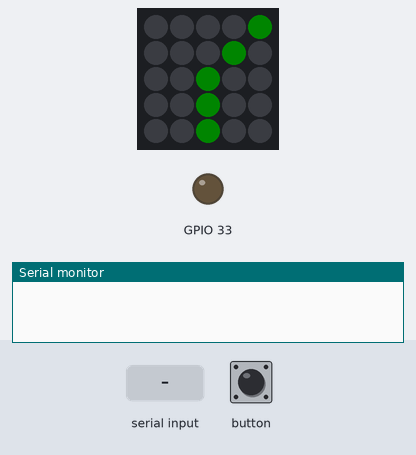
The sketch below on a simulated ESP32. Shown: 5×5 RGB LED matrix (first LED top left, wired row by row), output pins drawn as LEDs (lit = HIGH), the last lines printed to the serial monitor. The inputs (shaded band) are chosen by the test bench. Dim RGB values are drawn brighter than linear.

Above: at 1.2 s.
1.3 s: button pressed for 0.15 s
At 1.7 s:
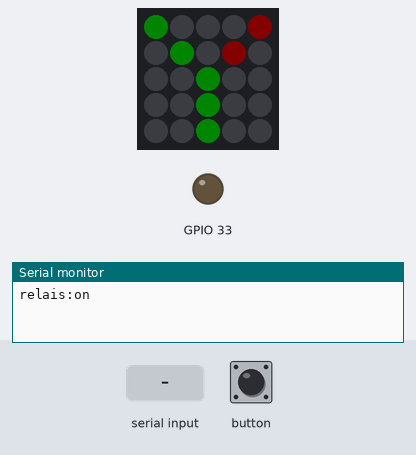
2.9 s: "display:" received over Serial
At 5.1 s:
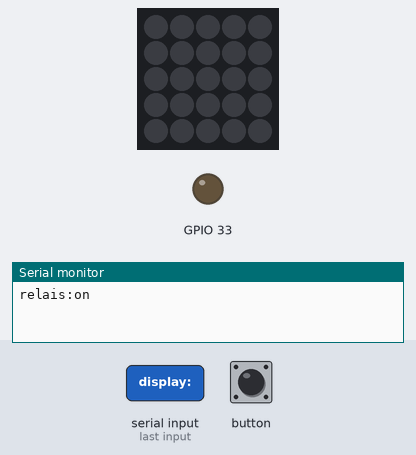
5.4 s: "relais:off" received over Serial
At 7.2 s:
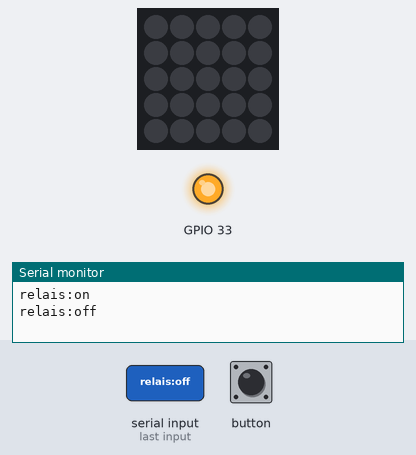
7.9 s: "relais:on" received over Serial
At 9.4 s:
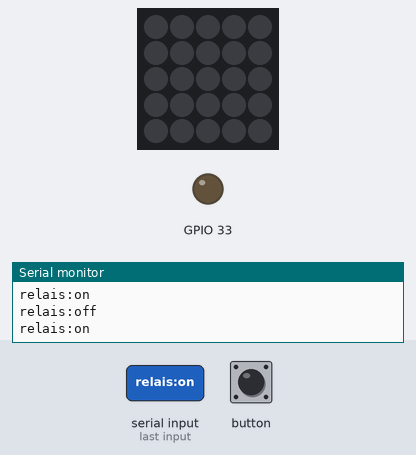
10.4 s: button pressed for 1 s
At 11.9 s:
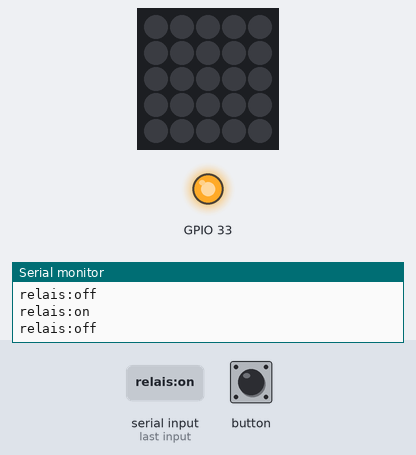
Timing chart, 0 to 13.4 s (numbered marks = the images above; inputs shaded):
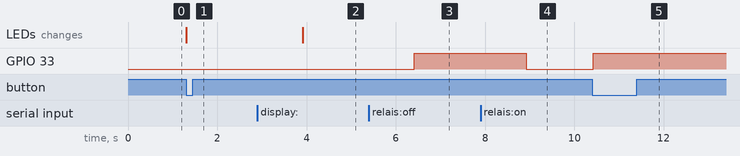

Measured:
- after the input at 1.3 s, the LEDs: change at once (image 1)
- after the input at 2.9 s, the LEDs: change after 1.0 s (image 2)
- after the input at 5.4 s, GPIO 33: LOW → HIGH after 1.0 s
- after the input at 7.9 s, GPIO 33: HIGH → LOW after 1.0 s
- after the input at 10.4 s, GPIO 33: LOW → HIGH at once

The sketch:

RelaisModule.ino
```cpp
#include "M5Atom.h"

#define OFF 1
#define ON 0

bool _state = OFF;
bool _target = OFF;
uint8_t DisBuff[2 + 5 * 5 * 3];
uint8_t _displayBrightness = 50;

void clearBuffer() {
    DisBuff[0] = 0x05;
    DisBuff[1] = 0x05;
    for (int i = 0; i < 25; i++) {
        DisBuff[2 + i * 3 + 0] = 0;
        DisBuff[2 + i * 3 + 1] = 0;
        DisBuff[2 + i * 3 + 2] = 0;
    }
}

void displayClosed() {
    DisBuff[2 + 22 * 3 + 0] = _displayBrightness;
    DisBuff[2 + 17 * 3 + 0] = _displayBrightness;
    DisBuff[2 + 12 * 3 + 0] = _displayBrightness;
    DisBuff[2 +  8 * 3 + 0] = _displayBrightness;
    DisBuff[2 +  4 * 3 + 0] = _displayBrightness;
}

void displayOpen() {
    DisBuff[2 + 22 * 3 + 0] = _displayBrightness;
    DisBuff[2 + 17 * 3 + 0] = _displayBrightness;
    DisBuff[2 + 12 * 3 + 0] = _displayBrightness;
    DisBuff[2 +  6 * 3 + 0] = _displayBrightness;
    DisBuff[2 +  0 * 3 + 0] = _displayBrightness;
    DisBuff[2 +  8 * 3 + 1] = _displayBrightness;
    DisBuff[2 +  4 * 3 + 1] = _displayBrightness;
}

void UpdateDisplay()
{
  clearBuffer();
  _state == ON ? displayOpen() : displayClosed();
  M5.dis.displaybuff(DisBuff);
}

void writeRelaisState()
{
  Serial.println((String("relais:") + (_state == ON ? "on" : "off")).c_str());
}

void setup() {
  M5.begin(true, false, true);
  pinMode(33, OUTPUT);
  UpdateDisplay();
}

void loop() {
    if (Serial.available()) {
        String command = Serial.readString();
        if(command.indexOf("relais:off") >= 0)
        {
          _target = OFF;
        }
        else if(command.indexOf("relais:on") >= 0)
        {
          _target = ON;
        }
        else if(command.indexOf("relais:get") >= 0)
        {
          writeRelaisState();
        }
        else if(command.indexOf("display:") >= 0)
        {
          command.replace("display:", "");
          _displayBrightness = command.toInt();
          UpdateDisplay();
        }
    }
    if (M5.Btn.wasPressed()) {
      if(_state == ON) _target = OFF;
      else _target = ON;
    }
    if(_state != _target)
    {
      digitalWrite(33, _target);
      _state = _target;
      writeRelaisState();
      UpdateDisplay();
    }
    delay(50);
    M5.update();
}
```
